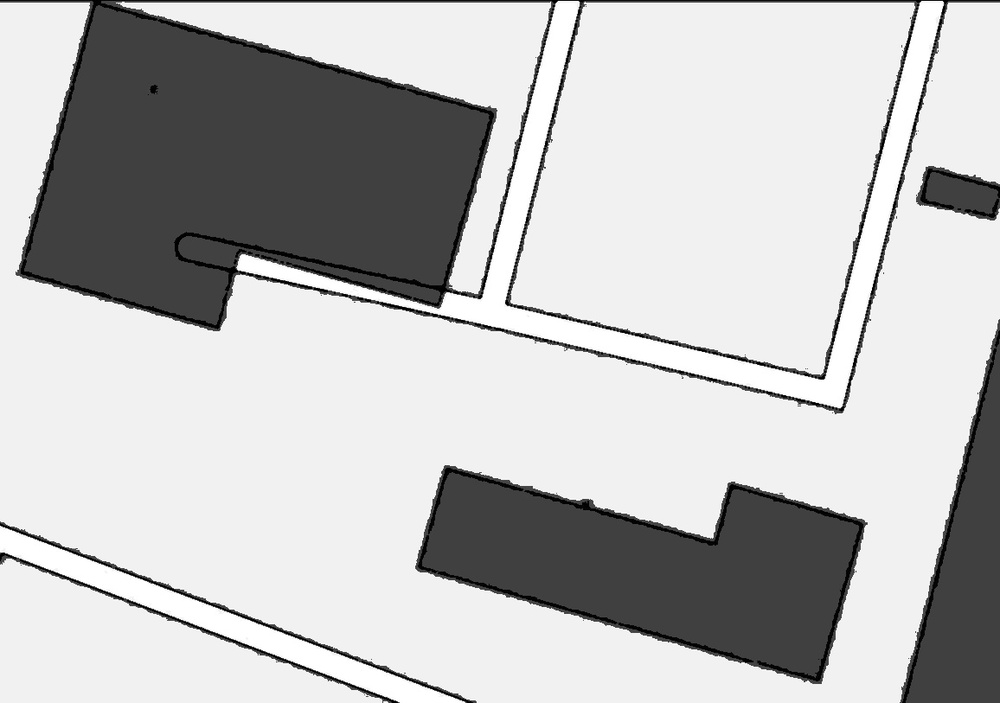
#> input picture Image_recognition/output_image1.jpg, 1000 x 703 px, shrunk from 1156 x 813 before the run
$ python image_recognition.py
#> lines starting #> are read from the running program, lines starting #| are printed output that depends on the picture; after the words box and inside, x2 and y2 are one past the last pixel; in counts of white or black regions, pixels touching at a corner belong together
import cv2
from matplotlib import pyplot as plt
import numpy as np


def image_read(FileIm):
#> called with FileIm = 'output_image1.jpg'
    image = cv2.imread(FileIm)
#> image is the input picture: shape (703, 1000, 3); min 0, max 255, mean 190.4
    plt.imshow(image)
    plt.show()
    return image


def kmeans_clustering(image):
    # Перетворення кольорового простору BGR в RGB
    image_rgb = cv2.cvtColor(image, cv2.COLOR_BGR2RGB)

    # Перетворення масиву пікселів в одномірний масив
    pixel_values = image_rgb.reshape((-1, 3))

    # Кластеризація методом K-Means
    k = 3  # Кількість кластерів
    criteria = (cv2.TERM_CRITERIA_EPS + cv2.TERM_CRITERIA_MAX_ITER, 100, 0.2)
    _, labels, centers = cv2.kmeans(np.float32(pixel_values), k, None, criteria, 10, cv2.KMEANS_RANDOM_CENTERS)
#> centers = [[65.32, 65.32, 65.32], [240.9, 240.9, 240.9], [9.21, 9.21, 9.21]]

    # Конвертування центрів кластерів в цілочисельний тип та перетворення їх в формат BGR
    centers = np.uint8(centers)
#> centers = [[65, 65, 65], [240, 240, 240], [9, 9, 9]]
    segmented_image = centers[labels.flatten()]

    # Перетворення зображення знову у форму вихідного розміру
    segmented_image = segmented_image.reshape(image_rgb.shape)

    return segmented_image


def image_processing(image):
    gray = cv2.cvtColor(image, cv2.COLOR_BGR2GRAY)
    blurred = cv2.GaussianBlur(gray, (5, 5), 0)
    sharpened = cv2.addWeighted(gray, 1.5, blurred, -0.5, 0)
    _, thresh = cv2.threshold(sharpened, 0, 255, cv2.THRESH_BINARY_INV + cv2.THRESH_OTSU)
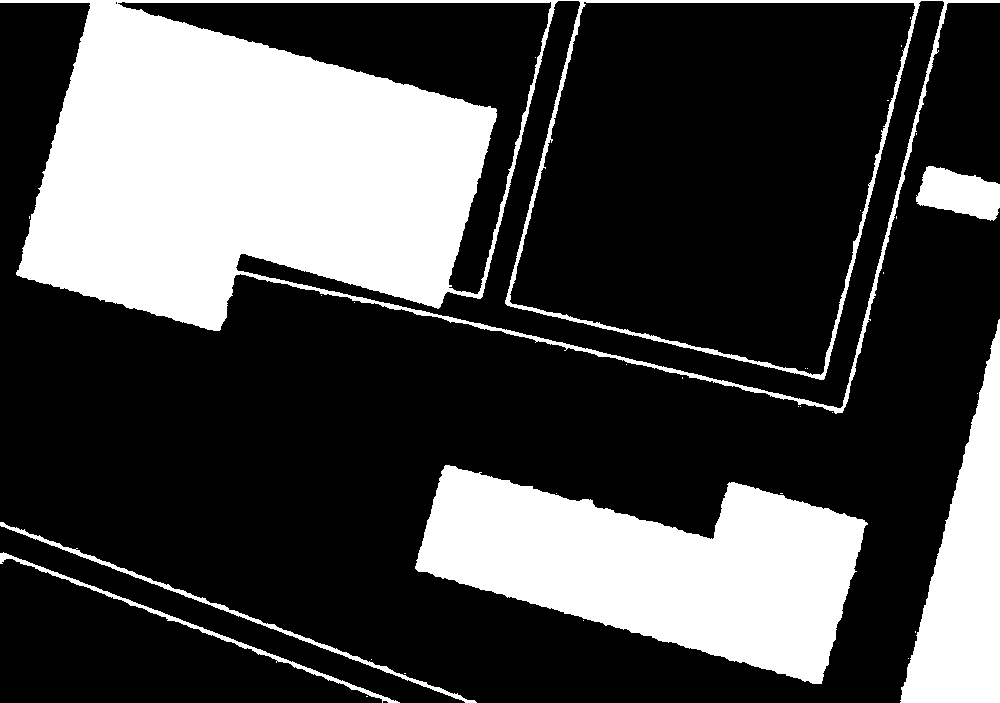
#> thresh: shape (703, 1000); 28.3% white; 33 white regions (27 under 20 px), largest, box (x1, y1, x2, y2) and area: (0, 0, 1000, 414) 116688, (415, 465, 868, 684) 55728, (900, 319, 1000, 703) 19470, (916, 166, 1000, 221) 3100, (0, 522, 477, 703) 2040, (0, 552, 400, 703) 1725
    kernel = cv2.getStructuringElement(cv2.MORPH_RECT, (5, 5))
    closed = cv2.morphologyEx(thresh, cv2.MORPH_CLOSE, kernel)
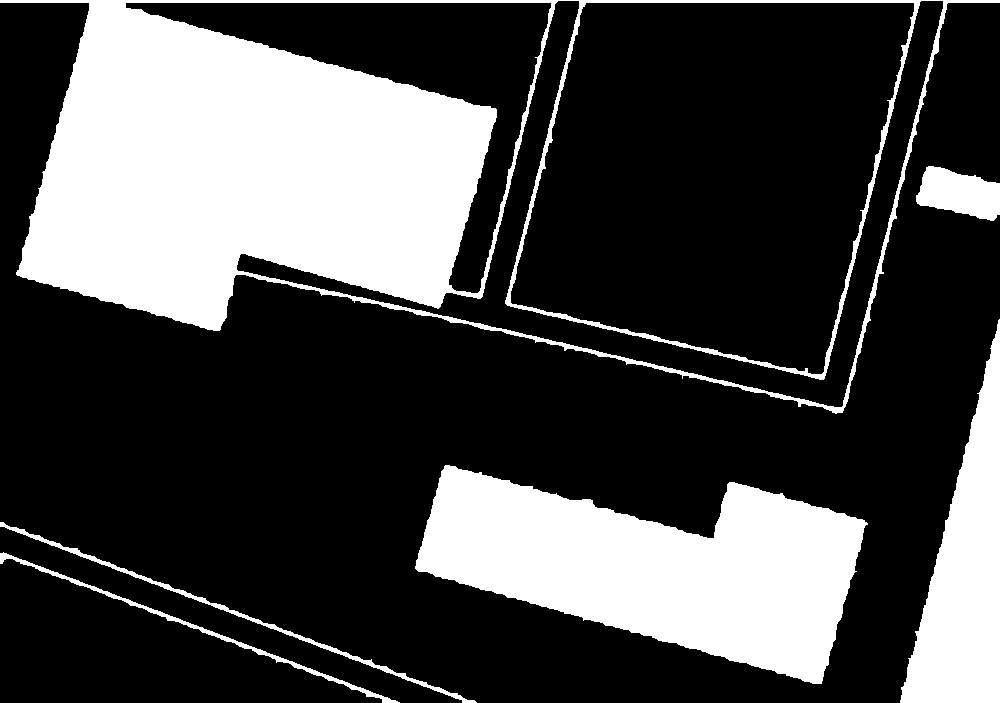
#> closed: shape (703, 1000); 28.4% white; 6 white regions
    return closed


def image_processing_window(image):
    gray = cv2.cvtColor(image, cv2.COLOR_BGR2GRAY)
    gray = cv2.GaussianBlur(gray, (3, 3), 0)
    edged = cv2.Canny(gray, 10, 250)
    plt.imshow(edged)
    plt.show()
    return edged


def image_contours(image_entrance):
    cnts = cv2.findContours(image_entrance.copy(), cv2.RETR_EXTERNAL, cv2.CHAIN_APPROX_SIMPLE)[0]
#> cnts = 6 contours; box (x1, y1, x2, y2) and area: (0, 0, 1000, 414) 285677, (415, 465, 868, 684) 55230, (900, 319, 1000, 703) 19057, (916, 166, 1000, 221) 3016, (0, 522, 477, 703) 1602, (0, 552, 400, 703) 1347
    return cnts


def image_recognition(image_entrance, image_cont, file_name):
    for c in image_cont:
        # Обчислення площі контуру
        area = cv2.contourArea(c)

        # Відкидання контурів з невеликою площею
        if area < 100:
            continue

        # Отримання координат прямокутника, обмежуючого контур
        x, y, w, h = cv2.boundingRect(c)

        # Відкидання прямокутників, які мають відносно великий відносний розмір
        if w > 3 * h:
            continue

        # Малювання контуру
        cv2.drawContours(image_entrance, [c], -1, (0, 255, 0), 2)

    cv2.imwrite(file_name, image_entrance)
    plt.imshow(cv2.cvtColor(image_entrance, cv2.COLOR_BGR2RGB))
    plt.axis('off')
    plt.show()


if __name__ == '__main__':
    # Зчитування та відображення вхідного зображення
    image_entrance = image_read("output_image1.jpg")

    # Кластеризація зображення
    clustered_image = kmeans_clustering(image_entrance)

    # Відображення результатів кластеризації
    plt.imshow(clustered_image)
    plt.title("Результат кластеризації")
    plt.axis('off')
    plt.show()

    # Обробка зображення
    image_exit = image_processing(clustered_image)

    # Відображення результатів сегментації
    plt.imshow(image_exit, cmap='gray')
    plt.title("Результат сегментації")
    plt.axis('off')
    plt.show()

    # Знаходження контурів
    image_cont = image_contours(image_exit)
#> image_cont has the same summary as cnts in image_contours

    # Розпізнавання та відображення об'єктів
    image_recognition(clustered_image.copy(), image_cont, "image_recognition.jpg")
#> the loop in image_recognition, `for c in image_cont:` made 6 passes
#> (area, x, y, w, h) on passes 1 to 6: (1347, 0, 552, 400, 151), (1601.5, 0, 522, 477, 181), (55230.5, 415, 465, 453, 219), (19057, 900, 319, 100, 384), (3015.5, 916, 166, 84, 55), (285677, 0, 0, 1000, 414)
#> after the loop in image_recognition, `for c in image_cont:`:
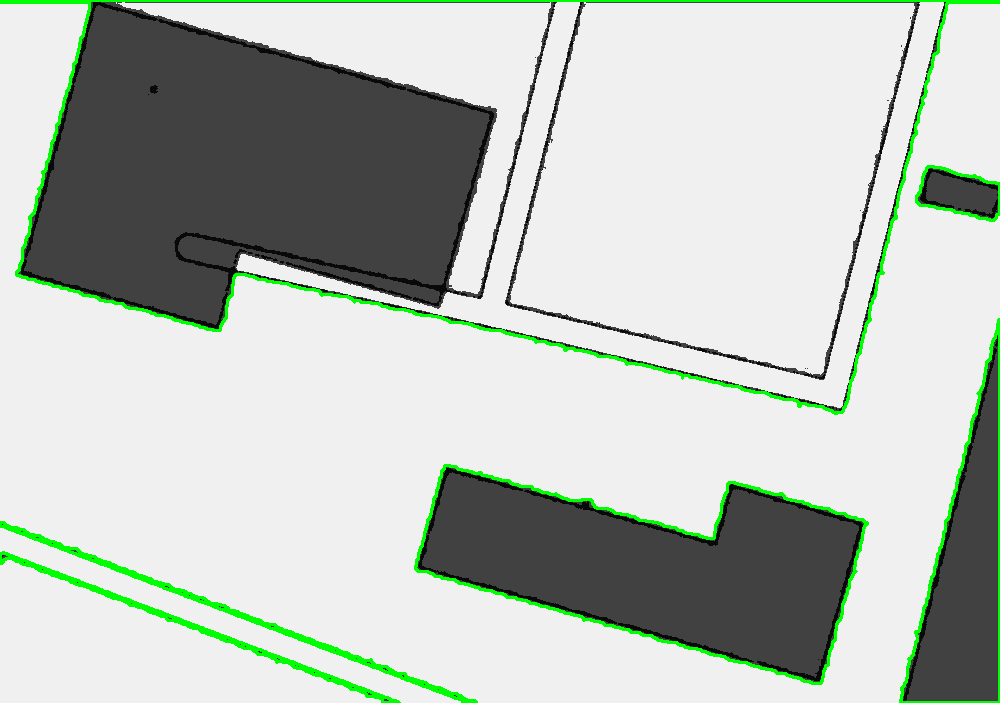
#> image_entrance: shape (703, 1000, 3); mean of channels 0, 1, 2 185.7, 193.3, 185.7; drawn as B, G, R
